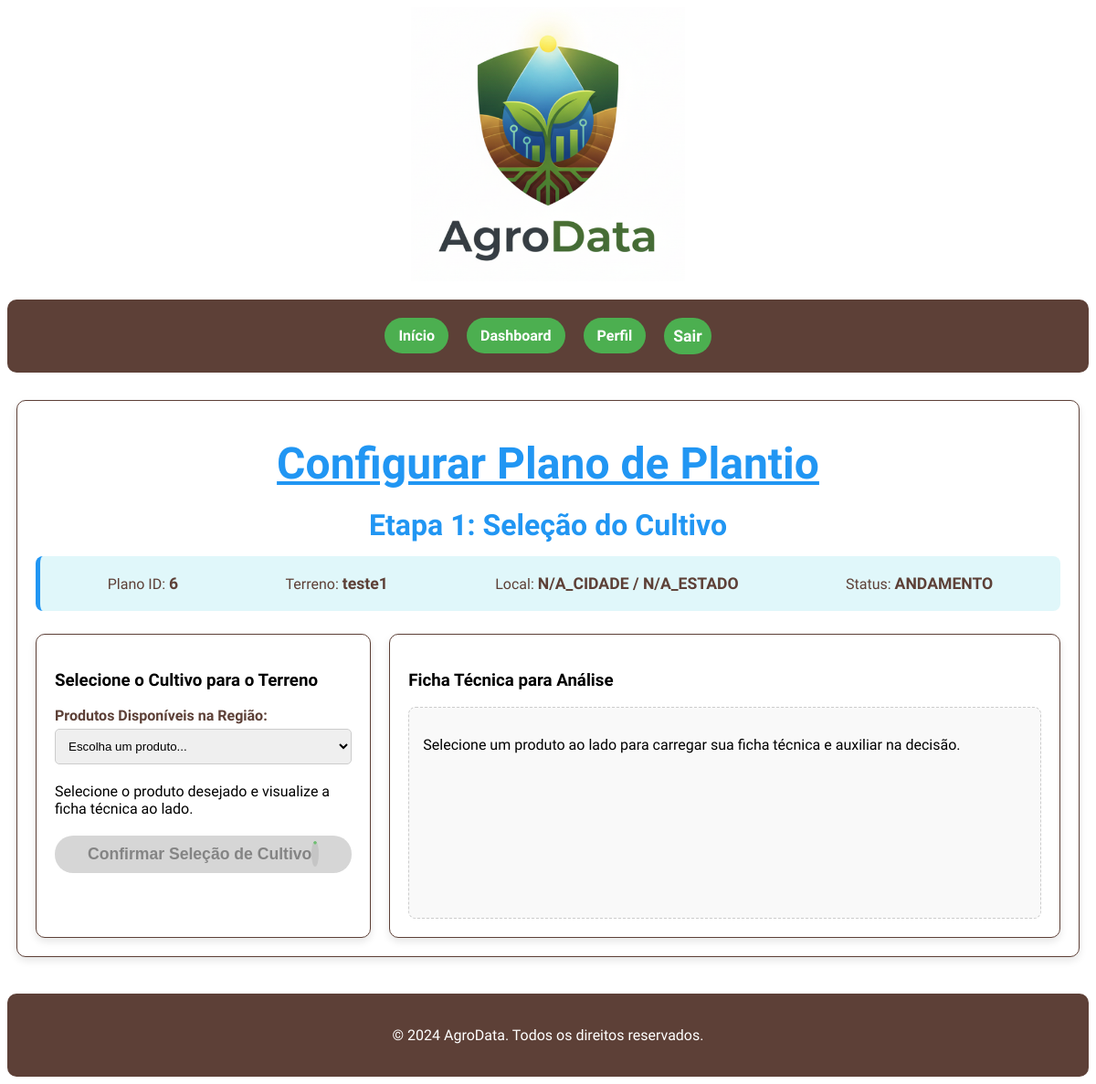
Screenshot of /plano/6/etapa1/ (signed in) with the database file from the repository.
### agro_app/models.py (models this page shows, shortened)
class PlanoPlantio(models.Model):
    proprietario = models.ForeignKey(
        User,
        on_delete=models.CASCADE,
        related_name='planos_proprietario',
        verbose_name="Proprietário do Plano"
    )
    terreno = models.ForeignKey(
        Terreno,
        on_delete=models.CASCADE,
        related_name='plantios',
        verbose_name="Terreno"
    )
    produto = models.ForeignKey(
        Produto,
        on_delete=models.CASCADE,
        verbose_name="Produto Plantado",
        null=True, blank=True
    )
    nome = models.CharField(max_length=100, verbose_name="Nome do Plano", default="Novo Plano")
    data_inicio = models.DateField(verbose_name="Data de Início")
    data_colheita_prevista = models.DateField(verbose_name="Colheita Prevista", null=True, blank=True)
    STATUS_CHOICES = [
        ('ANDAMENTO', 'Em Andamento'),
        ('CONCLUIDO', 'Concluído'),
        ('CANCELADO', 'Cancelado'),
        ('RASCUNHO', 'Rascunho'),
    ]
    status = models.CharField(max_length=20, choices=STATUS_CHOICES, default='RASCUNHO')
    rendimento_final = models.DecimalField(max_digits=10, decimal_places=2, null=True, blank=True)
    unidade_rendimento = models.CharField(max_length=10, choices=UNIT_CHOICES, default='KG')
    class Meta:
        verbose_name = "Plano de Plantio"
        verbose_name_plural = "Planos de Plantio"
        ordering = ['data_inicio']

class Terreno(models.Model):
    proprietario = models.ForeignKey(
        User,
        on_delete=models.CASCADE,
        related_name='terrenos',
        verbose_name="Proprietário"
    )
    nome = models.CharField(max_length=100, verbose_name="Nome do Terreno")
    area_total = models.DecimalField(
        max_digits=10,
        decimal_places=2,
        verbose_name="Valor da Área"
    )
    unidade_area = models.CharField(
        max_length=20,
        verbose_name="Unidade de Medida"
    )
    estado = models.CharField(
        max_length=2,
        null=True,
        blank=True,
        verbose_name="Estado (ID IBGE)"
    )
    cidade = models.CharField(
        max_length=7,
        null=True,
        blank=True,
        verbose_name="Município (ID IBGE)"
    )
    data_registro = models.DateTimeField(auto_now_add=True)
    class Meta:
        verbose_name = "Terreno"
        verbose_name_plural = "Terrenos"

### planodeplantio_app/views.py (the view)
# urls.py: path('<int:plano_id>/etapa1/', views.etapa1_plano, name='etapa1_plano'),
@login_required
@require_http_methods(["GET"])
def etapa1_plano(request, plano_id):
    plano = get_object_or_404(
        PlanoPlantio,
        pk=plano_id,
        proprietario=request.user
    )
    terreno = plano.terreno
    cidade_id = terreno.cidade
    estado_id = terreno.estado
    print(f"DEBUG: Terreno ID {terreno.pk} | Cidade ID: {cidade_id} | Estado ID: {estado_id}")
    cidade_nome = get_city_name_from_id(cidade_id)
    estado_sigla = get_state_name_from_id(estado_id)
    localizacao_display = f"{cidade_nome or 'N/A_CIDADE'} / {estado_sigla or 'N/A_ESTADO'}"
    print(f"DEBUG: Localização Display (Resultado): {localizacao_display}")
    cidade_ibge_id = terreno.cidade
    cidade_ibge_id_str = str(cidade_ibge_id)
    produtos_disponiveis = get_products_for_city(cidade_ibge_id_str)
    print(f"DEBUG: Produtos disponíveis: {produtos_disponiveis}")
    context = {
        'plano': plano,
        'terreno': terreno,
        'produtos_disponiveis': produtos_disponiveis,
        'cidade_ibge_id': terreno.cidade,
        'app_name': 'plano',
        'localizacao_display': localizacao_display
    }
    return render(request, 'planoplantio.html', context)

### agro_app/views.py (called while the page is built)
def get_city_name_from_id(city_id):
    if not city_id: return None
    try:
        url = f"https://servicodados.ibge.gov.br/api/v1/localidades/municipios/{city_id}"
        response = requests.get(url, timeout=5)
        response.raise_for_status()
        data = response.json()
        return data.get('nome')
    except (requests.RequestException, json.JSONDecodeError):
        return None

def get_state_name_from_id(state_id):
    if not state_id: return None
    try:
        url = f"https://servicodados.ibge.gov.br/api/v1/localidades/estados/{state_id}"
        response = requests.get(url, timeout=5)
        response.raise_for_status()
        data = response.json()
        return data.get('sigla')
    except (requests.RequestException, json.JSONDecodeError):
        return None

### fichatecnica_app/data_service.py (called while the page is built, shortened)
def load_and_cache_agro_data():
    global FICHA_TECNICA_CACHE
    required_keys = list(CSV_CONFIG.keys()) + list(JSON_CONFIG.keys())
    if FICHA_TECNICA_CACHE and all(key in FICHA_TECNICA_CACHE for key in required_keys):
        return FICHA_TECNICA_CACHE, "Sucesso (Cache carregado)"

def get_products_for_city(city_id):
    data_frames, _ = load_and_cache_agro_data()
    if not data_frames:
        return []
    df_qty = data_frames.get('Quantidade produzida')
    header_map = data_frames.get('Quantidade produzida_header_map', {})
    if df_qty is None or header_map == {}:
        return []

### planodeplantio_app/templates/planoplantio.html (shortened to what this page needs)
{% extends "base.html" %}
{% load static %}
{% block content %}
    <div class="dash-card mx-auto max-w-7xl" style="margin-top: 20px; margin-bottom: 30px;">
        <h1 class="main-title">Configurar Plano de Plantio</h1>
        <h2 class="sub-title">Etapa 1: Seleção do Cultivo</h2>
        <div class="terreno-info-box-status">
            <p>Plano ID: <strong>{{ plano.pk }}</strong></p>
            <p>Terreno: <strong>{{ terreno.nome }}</strong></p>
            <p>Local: <strong>{{ localizacao_display }}</strong></p>
            <p>Status: <strong>{{ plano.status }}</strong></p>
        </div>
        <div class="plan-wizard-grid">
            <div class="dash-card">
                <h3>Selecione o Cultivo para o Terreno</h3>
                <form id="etapa1Form">
                    <div class="form-field">
                        <label for="produtoSelect">Produtos Disponíveis na Região:</label>
                        <select id="produtoSelect" name="produto_nome" required
                            class="form-field-input">
                            <option value="" disabled selected>Escolha um produto...</option>
                        </select>
                    </div>
                    <p class="text-sm text-gray-500 mb-3">
                        Selecione o produto desejado e visualize a ficha técnica ao lado.
                    </p>
                    <button type="submit" id="salvarEtapa1Btn" class="plan-action-btn-main" disabled>
                        <span id="btnEtapa1Text">Confirmar Seleção de Cultivo</span>
                        <span id="loadingSpinnerEtapa1" class="hidden spinner ml-2"></span>
                    </button>
                </form>
            </div>
            <div class="dash-card">
                <h3>Ficha Técnica para Análise</h3>
                <div id="plan-preview-display">
                    <p class="text-center text-gray-500">
                        Selecione um produto ao lado para carregar sua ficha técnica e auxiliar na decisão.
                    </p>
                </div>
            </div>
        </div>
    </div>
{% endblock %}

### static/assets/css/main.css (style rules this page uses)
body { font-family: "Ubuntu", sans-serif; }
.main-title { font-family: "Story Script", sans-serif; color: #2196F3; text-align: center; font-size: 3em; font-weight: bold; text-decoration: underline; margin: 20px 0; }
.sub-title { font-family: "Story Script", sans-serif; color: #2196F3; text-align: center; font-size: 2em; font-weight: bold; margin: 15px 0; }
.form-field { margin-bottom: 20px; }
.form-field label { display: block; font-weight: bold; margin-bottom: 5px; color: #5D4037; }
.form-field input[type="number"], .form-field select, .form-field-input { width: 100%; padding: 10px; border: 1px solid #ccc; border-radius: 5px; box-sizing: border-box; }
button[type="submit"] { display: block; width: 100%; padding: 10px; background-color: #4CAF50; color: #fff; border: none; border-radius: 20px; font-size: 1.1em; font-weight: bold; cursor: pointer; transition: background-color 0.3s ease; }
.dash-card { background-color: #ffffff; border: 1px solid #5D4037; border-radius: 10px; box-shadow: 0 4px 8px rgba(0, 0, 0, 0.1); padding: 20px; overflow: hidden; }
button[type="submit"]:disabled { background-color: #ccc !important; cursor: not-allowed; color: #666; box-shadow: none; }
.spinner { border: 4px solid rgba(0, 0, 0, 0.1); border-top: 4px solid #4CAF50; border-radius: 50%; width: 30px; height: 30px; animation: spin 1s linear infinite; margin: 10px auto; }
.plan-wizard-grid { display: grid; grid-template-columns: 1fr; gap: 20px; }
@media (min-width: 992px) { .plan-wizard-grid { grid-template-columns: 1fr 2fr; } }
.terreno-info-box-status { background-color: #E0F7FA; padding: 15px; border-radius: 8px; margin-bottom: 25px; border-left: 5px solid #2196F3; display: flex; flex-wrap: wrap; justify-content: space-around; align-items: center; }
.terreno-info-box-status p { margin: 5px 10px; color: #5D4037; }
.terreno-info-box-status strong { font-size: 1.1em; font-weight: 700; }
.plan-action-btn-main { display: block; width: 100%; padding: 12px; background-color: #4CAF50; color: #fff; border: none; border-radius: 20px; font-size: 1.1em; font-weight: bold; cursor: pointer; transition: background-color 0.3s ease, transform 0.2s; margin-top: 20px; }
.plan-action-btn-main:disabled { background-color: #ccc !important; cursor: not-allowed; opacity: 0.8; transform: none; }
#results-display, #plan-preview-display { min-height: 200px; padding: 15px; border-radius: 8px; background-color: #f9f9f9; border: 1px dashed #ccc; }

### rows the page displays
PlanoPlantio: pk "6", status "ANDAMENTO"
Terreno: nome "teste1"

### other values shown
{{ localizacao_display }} "N/A_CIDADE / N/A_ESTADO"
